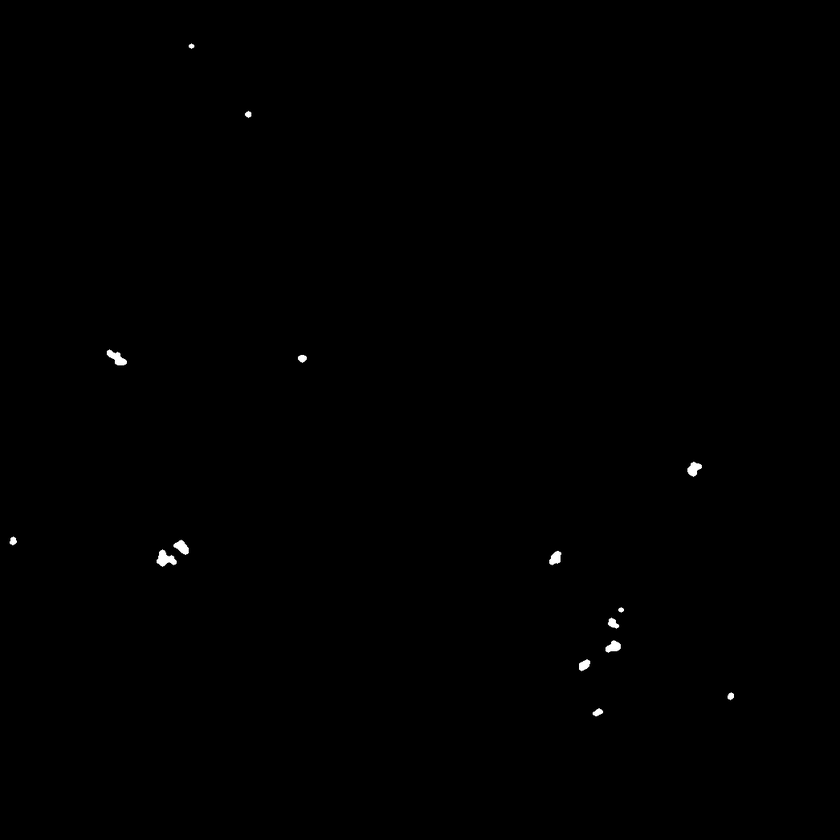
#> input picture result/mask_1Illite.png, 840 x 840 px, shrunk from 1046 x 1046 before the run
$ python single_color_replace.py
#> lines starting #> are read from the running program, lines starting #| are printed output that depends on the picture; after the words box and inside, x2 and y2 are one past the last pixel; in counts of white or black regions, pixels touching at a corner belong together
# -*- coding: utf-8 -*-
# @Time : 2020/3/5 上午9:46
# @Author : LuoLu
# @FileName: single_color_replace.py
# @Software: PyCharm
# @Github ：https://github.com/luolugithub
# @E-mail ：argluolu@gmail.com

from PIL import Image
import numpy as np

im = Image.open('result/mask_1Illite.png')
#> im is the input picture: PIL image 840x840 RGB; min 0, max 255, mean 0.5
im = im.convert('RGBA')
#> im: PIL image 840x840 RGBA

data = np.array(im)  # "data" is a height x width x 4 numpy array
print(data.shape)
#| (840, 840, 4)
red, green, blue, alpha = data.T  # Temporarily unpack the bands for readability
#> alpha: shape (840, 840); every value is 255

# Replace white with red... (leaves alpha values alone...)
white_areas = (red == 255) & (blue == 255) & (green == 255)
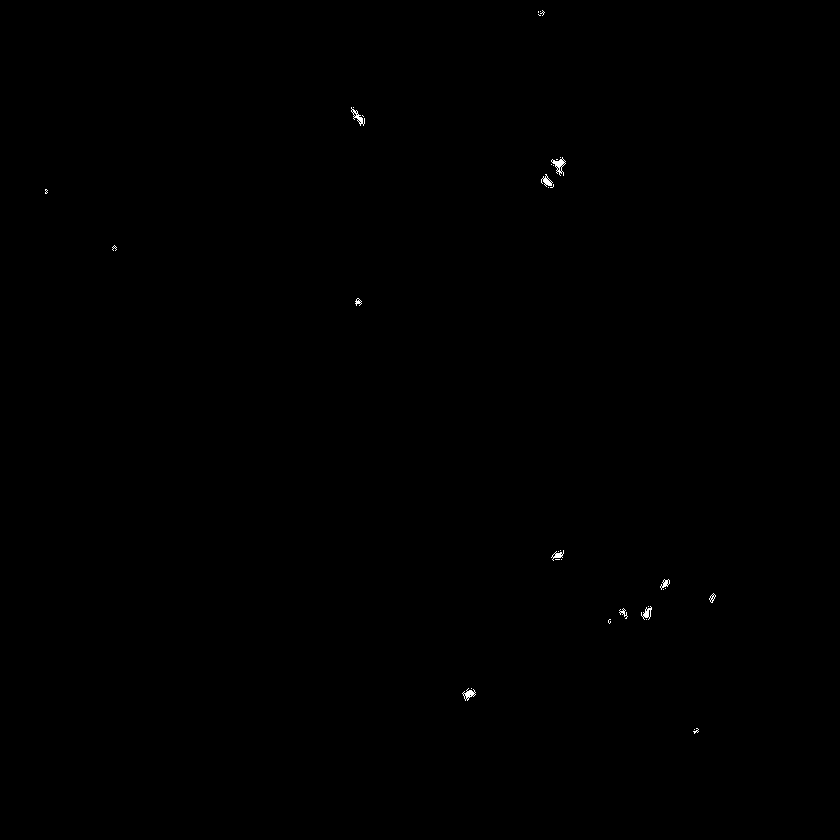
#> white_areas: shape (840, 840) bool; 0.1% white in thin lines or dots, all inside (x1, y1, x2, y2) = (45, 10, 716, 734)
data[..., :-1][white_areas.T] = (0, 192, 0)  # Transpose back needed
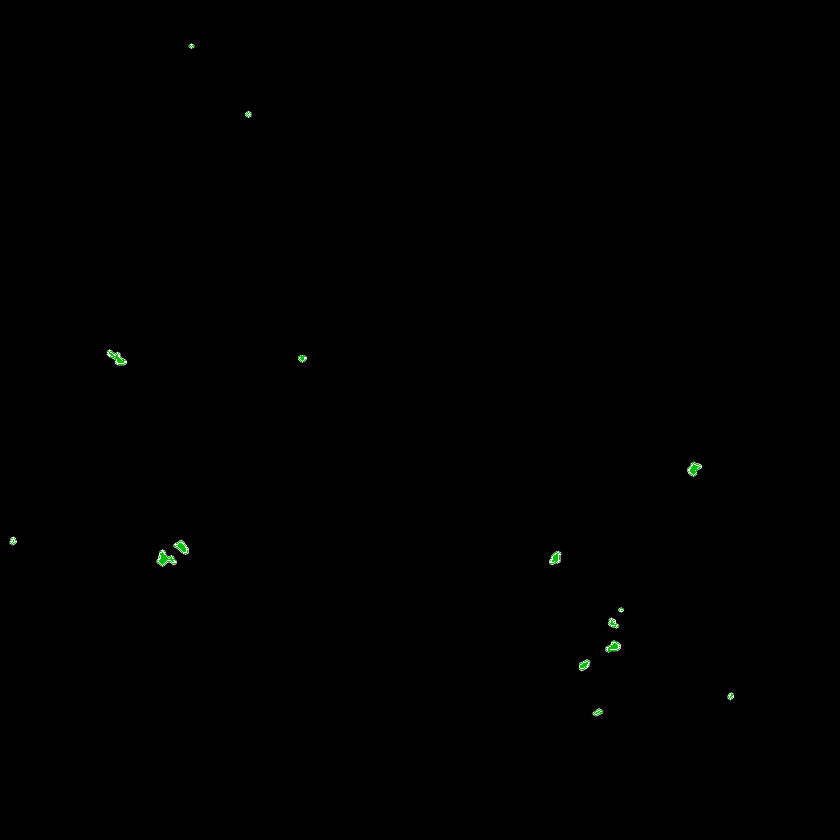
#> data: shape (840, 840, 4); mean R, G, B, A 0.2, 0.4, 0.2, 255

# Replace other with black...
# white_areas = (red == 255) & (blue == 255) & (green == 255)
# if white_areas != (red == 255) & (blue == 192) & (green == 192):
#     data[..., :-1][white_areas.T] = (255, 255, 255)
#
#
im2 = Image.fromarray(data)
im2.save("result/mask1Illite.png")
im2.show()
